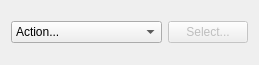
<?xml version="1.0" encoding="UTF-8"?>
<ui version="4.0">
 <class>ActionSelecterDialog</class>
 <widget class="QDialog" name="ActionSelecterDialog">
  <property name="geometry">
   <rect>
    <x>0</x>
    <y>0</y>
    <width>240</width>
    <height>65</height>
   </rect>
  </property>
  <property name="windowTitle">
   <string>Dialog</string>
  </property>
  <layout class="QVBoxLayout" name="verticalLayout">
   <item>
    <layout class="QHBoxLayout" name="horizontalLayout">
     <item>
      <widget class="QComboBox" name="typeselecter">
       <item>
        <property name="text">
         <string>Action...</string>
        </property>
       </item>
       <item>
        <property name="text">
         <string>Pick Up Quest</string>
        </property>
       </item>
       <item>
        <property name="text">
         <string>Return Quest</string>
        </property>
       </item>
       <item>
        <property name="text">
         <string>Set Hearthstone</string>
        </property>
       </item>
       <item>
        <property name="text">
         <string>Use Hearthstone</string>
        </property>
       </item>
       <item>
        <property name="text">
         <string>Discover Flight Master</string>
        </property>
       </item>
       <item>
        <property name="text">
         <string>Use Flight Master</string>
        </property>
       </item>
       <item>
        <property name="text">
         <string>Vendor</string>
        </property>
       </item>
       <item>
        <property name="text">
         <string>Trainer</string>
        </property>
       </item>
       <item>
        <property name="text">
         <string>Reach XP Breakpoint</string>
        </property>
       </item>
       <item>
        <property name="text">
         <string>Comment</string>
        </property>
       </item>
       <item>
        <property name="text">
         <string>Bank Transaction</string>
        </property>
       </item>
      </widget>
     </item>
     <item>
      <widget class="QPushButton" name="selectButton">
       <property name="enabled">
        <bool>false</bool>
       </property>
       <property name="text">
        <string>Select...</string>
       </property>
      </widget>
     </item>
    </layout>
   </item>
  </layout>
 </widget>
 <resources/>
 <connections/>
</ui>
